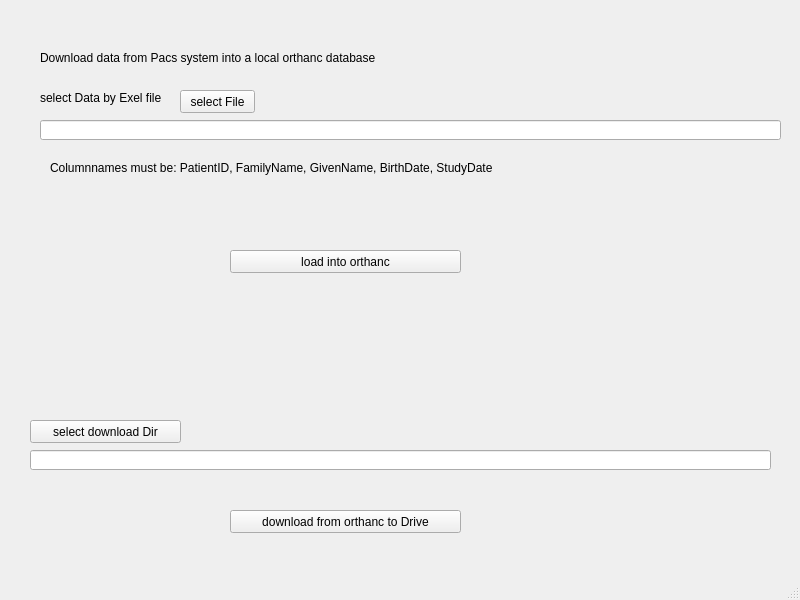
<?xml version="1.0" encoding="UTF-8"?>
<ui version="4.0">
 <class>MainWindow</class>
 <widget class="QMainWindow" name="MainWindow">
  <property name="geometry">
   <rect>
    <x>0</x>
    <y>0</y>
    <width>800</width>
    <height>600</height>
   </rect>
  </property>
  <property name="windowTitle">
   <string>MainWindow</string>
  </property>
  <widget class="QWidget" name="centralwidget">
   <widget class="QPushButton" name="pushButton_load_into_orthanc">
    <property name="geometry">
     <rect>
      <x>230</x>
      <y>250</y>
      <width>231</width>
      <height>23</height>
     </rect>
    </property>
    <property name="text">
     <string>load into orthanc</string>
    </property>
   </widget>
   <widget class="QPushButton" name="pushButton_download_from_orthanc_to_drive">
    <property name="geometry">
     <rect>
      <x>230</x>
      <y>510</y>
      <width>231</width>
      <height>23</height>
     </rect>
    </property>
    <property name="text">
     <string>download from orthanc to Drive</string>
    </property>
   </widget>
   <widget class="QLineEdit" name="lineEdit_excel_absolute_file_path">
    <property name="geometry">
     <rect>
      <x>40</x>
      <y>120</y>
      <width>741</width>
      <height>20</height>
     </rect>
    </property>
   </widget>
   <widget class="QLabel" name="label">
    <property name="geometry">
     <rect>
      <x>40</x>
      <y>50</y>
      <width>501</width>
      <height>16</height>
     </rect>
    </property>
    <property name="text">
     <string>Download data from Pacs system into a local orthanc database</string>
    </property>
   </widget>
   <widget class="QLabel" name="label_2">
    <property name="geometry">
     <rect>
      <x>40</x>
      <y>90</y>
      <width>241</width>
      <height>16</height>
     </rect>
    </property>
    <property name="text">
     <string>select Data by Exel file</string>
    </property>
   </widget>
   <widget class="QLabel" name="label_3">
    <property name="geometry">
     <rect>
      <x>50</x>
      <y>160</y>
      <width>541</width>
      <height>16</height>
     </rect>
    </property>
    <property name="text">
     <string>Columnnames must be: PatientID, FamilyName, GivenName, BirthDate, StudyDate</string>
    </property>
   </widget>
   <widget class="QPushButton" name="pushButton_select_file">
    <property name="geometry">
     <rect>
      <x>180</x>
      <y>90</y>
      <width>75</width>
      <height>23</height>
     </rect>
    </property>
    <property name="text">
     <string>select File</string>
    </property>
   </widget>
   <widget class="QLineEdit" name="lineEdit_excel_absolute_download_dir_path">
    <property name="geometry">
     <rect>
      <x>30</x>
      <y>450</y>
      <width>741</width>
      <height>20</height>
     </rect>
    </property>
   </widget>
   <widget class="QPushButton" name="pushButton_select_download_dir">
    <property name="geometry">
     <rect>
      <x>30</x>
      <y>420</y>
      <width>151</width>
      <height>23</height>
     </rect>
    </property>
    <property name="text">
     <string>select download Dir</string>
    </property>
   </widget>
  </widget>
  <widget class="QMenuBar" name="menubar">
   <property name="geometry">
    <rect>
     <x>0</x>
     <y>0</y>
     <width>800</width>
     <height>21</height>
    </rect>
   </property>
  </widget>
  <widget class="QStatusBar" name="statusbar"/>
 </widget>
 <resources/>
 <connections/>
</ui>
